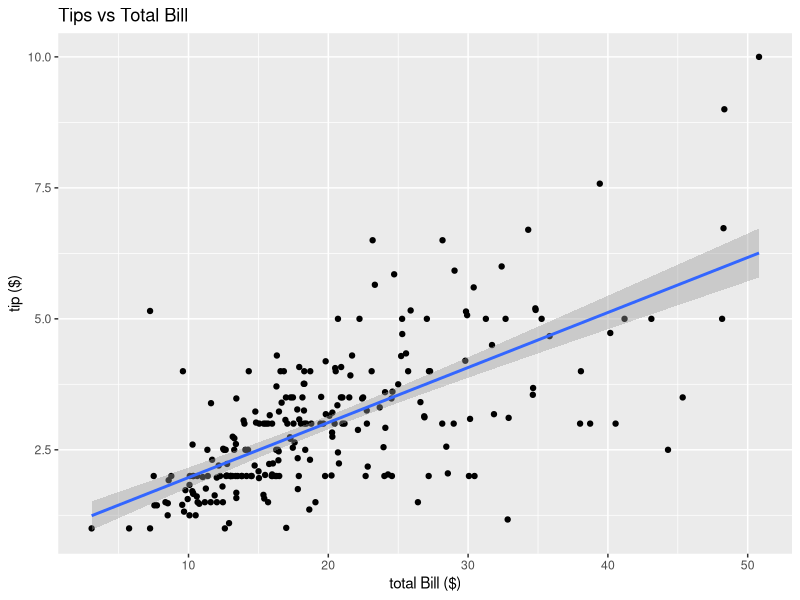
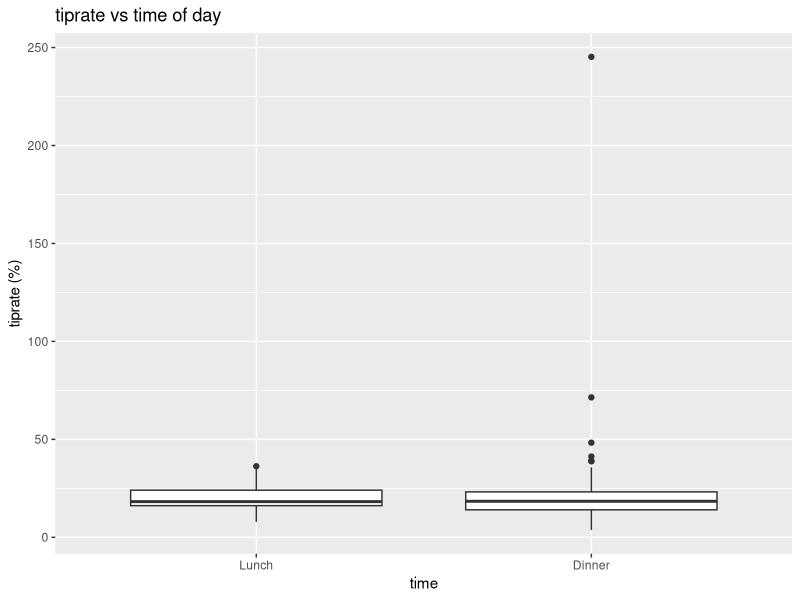
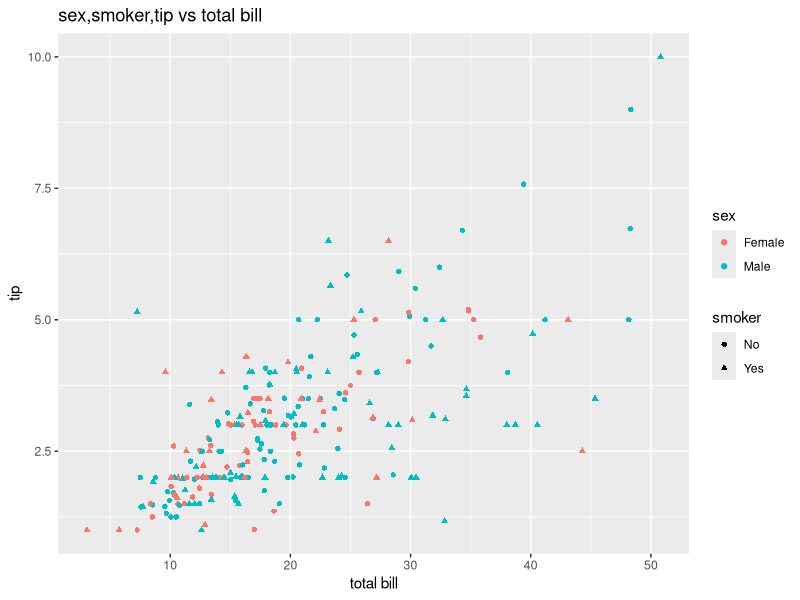
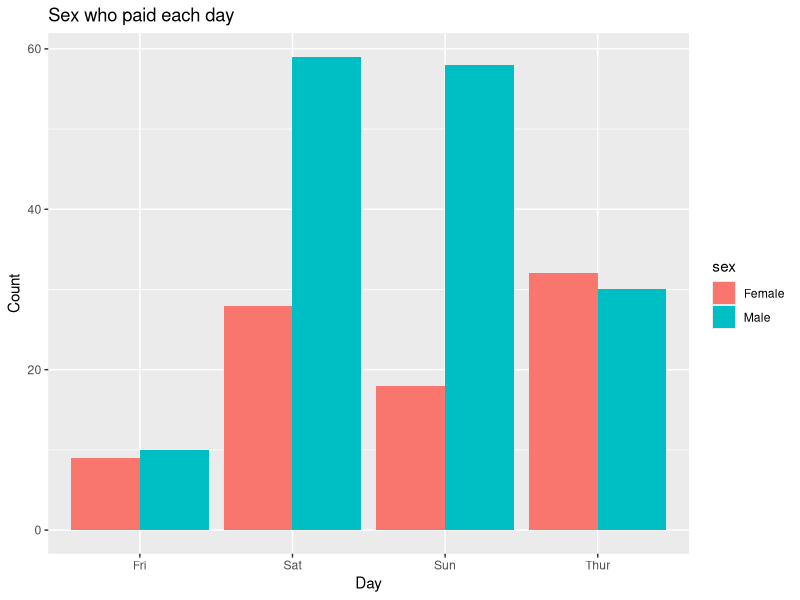

Reproduce these figures in R, in order.
## ---- chunk 1
knitr::opts_chunk$set(echo = TRUE)
## ---- chunk 2
#install.packages('reshape2')
data(tips, package="reshape2")
## ---- chunk 3
numParty<-nrow(tips)
numParty
## ---- chunk 4
sapply(tips, typeof)

## ---- chunk 5
day<-factor(tips$day)
day=factor(day,levels(day)[c(4,1,2,3)])
day
## ---- chunk 6
isfilled<-c(FALSE)
for(i in 1:244){
  if(tips$size[i]>4){
    if(tips$sex[i]=="Female"){
      if(!isfilled){
        female5<-data.frame(tips[i,])
        isfilled<-c(TRUE)
      }
      female5<-rbind(female5,tips[i,])
    }
  }
}

female5

## ---- chunk 7
library(ggplot2)
ggplot(tips,aes(x=tips$total_bill, y=tips$tip))+geom_point()+geom_smooth(method='lm')+xlab('total Bill ($)')+ylab('tip ($)')+ggtitle('Tips vs Total Bill')
## ---- chunk 8
for(i in 1:numParty){
  tiprate<-c((tips$tip/(tips$total_bill-tips$tip))*100)
}
tips<-cbind(tips,tiprate)
summary(tips)
## ---- chunk 9

ggplot(tips,aes(x=reorder(tips$time, +tiprate), y=tips$tiprate))+geom_boxplot()+xlab('time')+ylab('tiprate (%)')+ggtitle('tiprate vs time of day')

## ---- chunk 10
ggplot(tips,aes(x=tips$total_bill,y=tips$tip, colour=tips$sex, shape=tips$smoker))+geom_point()+labs(
  x="total bill",
  y="tip",
  colour="sex",
  shape="smoker"
)+ggtitle('sex,smoker,tip vs total bill')
## ---- chunk 11
ggplot(tips,aes(x=tips$day, fill=tips$sex))+geom_bar(position = "dodge")+labs(
  x="Day",
  y="Count",
  fill="sex"
)+ggtitle('Sex who paid each day')
